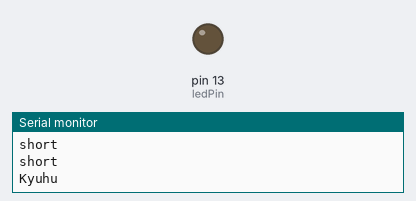
The sketch below on a simulated Arduino Uno, built with avr-gcc and run on an emulated ATmega328P. Parts: output pins drawn as LEDs (lit = HIGH), the last lines printed to the serial monitor.

Above: at 0.9 s.
At 11.65 s:
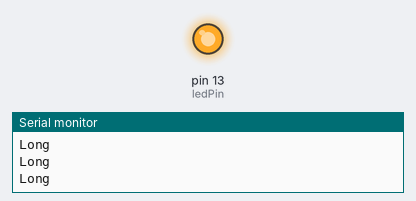
Timing chart, 0 to 12.5 s (numbered marks = the images above):
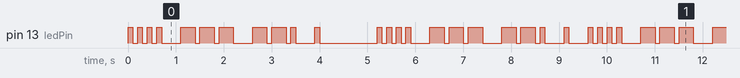

Measured:
- by itself, pin 13 (ledPin): moves between LOW and HIGH, repeating every 9.6 s
- by itself, everything shown: repeats every 9.6 s, in 44 steps

The sketch:

arduino-morse.ino
```cpp
//文字およびモールス符号、符号の長さの定義
String moji = "ABCDEFGHIJKLMNOPQRSTUVWXYZ ";
char tontu[][4] = {"sl", "lsss", "lsls", "lss", "s", "ssls", "lls", "ssss", "ss", "slll", "lsl", "slss", "ll", "ls", "lll", "slls", "llsl", "sls", "sss", "l", "ssl", "sssl", "sll", "lss", "lsll", "llss", "k"};
int mojisu[] =   {2, 4, 4, 3, 1, 4, 3, 4, 2, 4, 3, 4, 2, 2, 3, 4, 4, 3, 3, 1, 3, 4, 3, 3, 4, 4, 1};

//点灯時間の設定
int ton = 100; //単符 （s,１）
int tu = ton * 3; //長符（l,３）
int kyuhu = ton * 3; //文字間空白（３）
int kuhaku = ton * 4; //kyuhu+kuhaku = 単語間空白（k,７）

//LEDピン設定
int ledPin = 13;

//表示したい文字列設定（A~Z, 空白）
String tar = "HOGE HOGE";//大文字のみ　小文字はだめ

void setup() {
  pinMode(ledPin, OUTPUT);//13番ピン
  Serial.begin(9600);//デバッグ用のシリアル通信
}

void loop() {
  for (int i = 0; i < tar.length(); i++) { //一文字単位でモールス符号の配列場所読み取り
    int s = moji.indexOf(tar[i]); //モールス符号が書かれた文字列の場所が返ってくる（0～）
    Serial.println(moji[s]);
    showChr(s);
  }
}

void showChr(int s) { //一文字分の符号読み取りと投げる
  int leng = mojisu[s]; //文字数を読み取る（できれば配列から要素数で読み取りたい）
  Serial.println(leng);
  for (int j = 0; j < leng; j++) {
    showHugou(String(tontu[s][j]));//符号単位でshowHugouに投げる
  }
  Serial.println("Kyuhu");
  delay(kyuhu);//文字間空白
}

void showHugou(String chara) { //符号をもらって種類に応じて点灯させる。
  if (chara.equals("s")) {
    digitalWrite(ledPin, HIGH);
    Serial.println("short");
    delay(ton);
    digitalWrite(ledPin, LOW);
  } else if (chara.equals("l")) {
    digitalWrite(ledPin, HIGH);
    Serial.println("Long");
    delay(tu);
    digitalWrite(ledPin, LOW);
  } else if (chara.equals("k")) {
    Serial.println("Kuhaku");
    delay(kuhaku);
  } else {
    Serial.println("Kyuhu");
  }
  delay(ton);//符号間休符
}
```
